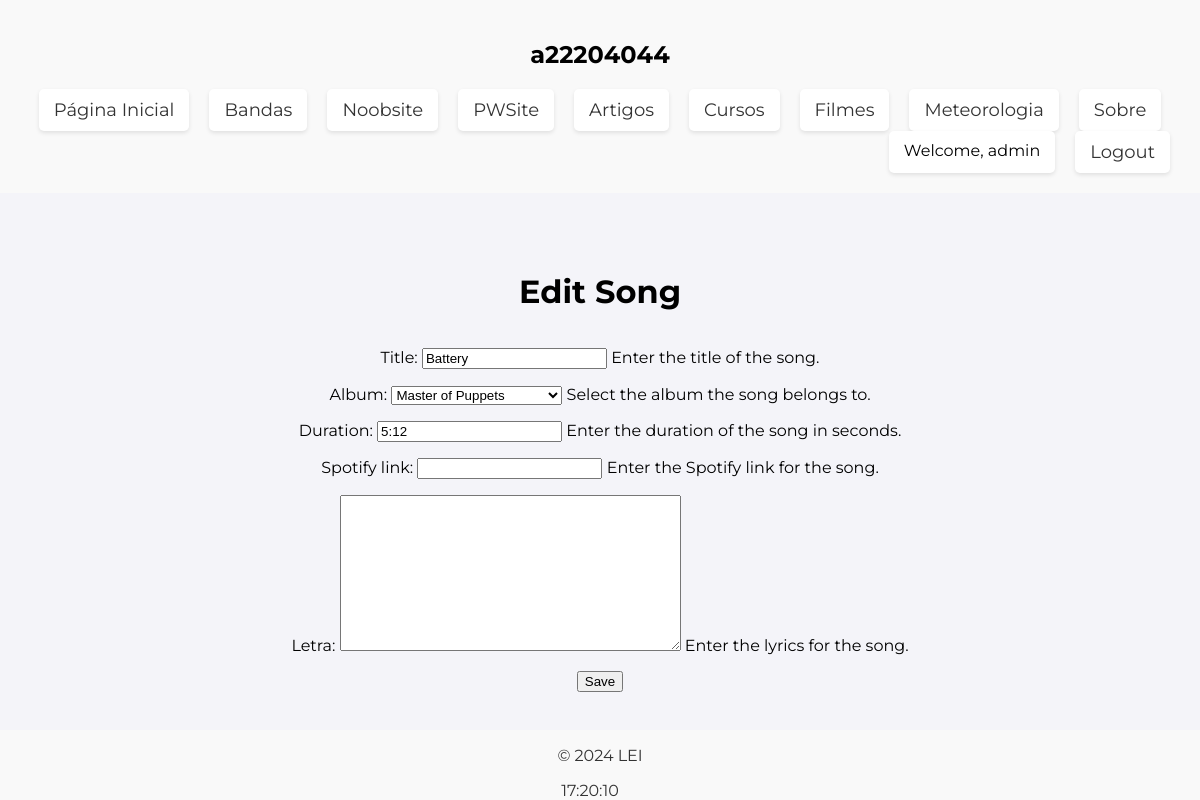
Screenshot of /bands/song/edit/1/ (signed in) with the database file from the repository.
### bandas/models.py (models this page shows, shortened)
class Song(models.Model):
    title = models.CharField(max_length=100)
    album = models.ForeignKey(Album, on_delete=models.CASCADE)
    duration = models.CharField(max_length=100, default="Erro")
    spotify_link = models.URLField(blank=True, null=True)
    letra = models.TextField(default='', null=True, blank=True)

class Album(models.Model):
    title = models.CharField(max_length=100)
    release_year = models.IntegerField()
    band = models.ForeignKey(Band, on_delete=models.CASCADE, related_name = 'albums')
    photo = models.ImageField(upload_to="imgs", null=True, blank=True, default=None)
    def __str__(self):
        return self.title

### bandas/views.py (the view)
# urls.py: path('song/edit/<int:song_id>/', views.edit_song_view, name='edit_song'),
@login_required
def edit_song_view(request, song_id):
    song = Song.objects.get(id=song_id)
    if request.method == 'POST':
        form = SongForm(request.POST, instance = song)
        if form.is_valid():
            form.save()
            return redirect('bandas:song_detail', song_id)
    else:
        form = SongForm(instance = song)
    return render(request, 'bandas/edit_song.html', {'form': form, 'song': song})

### bandas/forms.py
class SongForm(forms.ModelForm):
    class Meta:
        model = Song
        fields = ['title', 'album',  'duration', 'spotify_link', 'letra']
        help_texts = {
            'title': 'Enter the title of the song.',
            'album': 'Select the album the song belongs to.',
            'duration': 'Enter the duration of the song in seconds.',
            'spotify_link': 'Enter the Spotify link for the song.',
            'letra': 'Enter the lyrics for the song.'
        }

### bandas/templates/bandas/edit_song.html (shortened to what this page needs)
{% extends 'base.html' %}
{% block content %}
<h1>Edit Song</h1>
<form method="post">
  {{ form.as_p }}
  <button type="submit">Save</button>
</form>
{% endblock %}

### a22204044/templates/base.html (shortened to what this page needs)
<!DOCTYPE html>
<html lang="pt">
<head>
    {% load static %}
</head>
<body onload="startTime()">
    <header>
        <nav>
            <div class="left">
                <h1>{% block header_title %}a22204044{% endblock %}</h1>
            </div>
            <div class="middle">
                <ul>
                    <li><a href="{% url 'welcome' %}">Página Inicial</a></li>
                    <li><a href="{% url 'bandas:band_list' %}">Bandas</a></li>
                    <li><a href="{% url 'index' %}">Noobsite</a></li>
                    <li><a href="{% url 'pwsite:index' %}">PWSite</a></li>
                    <li><a href="{% url 'articles:article_list' %}">Artigos</a></li>
                    <li><a href="{% url 'curso:cursos' %}">Cursos</a></li>
                    <li><a href="{% url 'filmes:movie_list' %}">Filmes</a></li>
                    <li><a href="{% url 'meteo:index' %}">Meteorologia</a></li>
                    <li><a href="{% url 'about' %}">Sobre</a></li>
                </ul>
            </div>
            <div class="right">
                {% if user.is_authenticated %}
                    <ul>
                        <li>Welcome, {{ user.username }}</li>
                        <li><a href="{% url 'logout' %}">Logout</a></li>
                    </ul>
                {% endif %}
            </div>
        </nav>
    </header>
    <div class="block-content-container">
        {% block content %}{% endblock %}
    </div>
    <footer>
        <p>&copy; {% block footer_text %}{% now "Y" %}{% endblock %} LEI</p>
        <div id="info">
            <div id="clock"></div>
        </div>
    </footer>
    </body>
</html>

### rows the page displays
Song: title "Battery", album "Master of Puppets", duration "5:12"

### other values shown
{{ user.username }} "admin"
